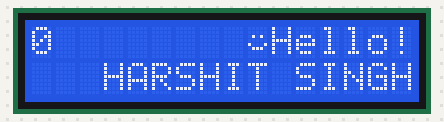
The sketch below on a simulated Arduino Uno, built with avr-gcc and run on an emulated ATmega328P. Shown: 16×2 character LCD.

Above: at 0.6 s.
At 4.6 s:
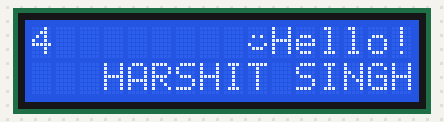
At 9.6 s:
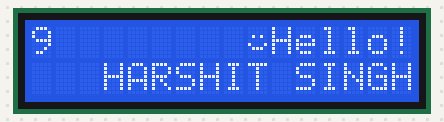
At 19.6 s:
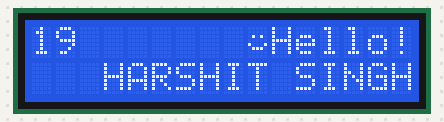
At 28.6 s:
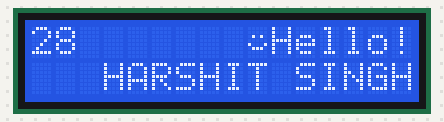
At 38.6 s:
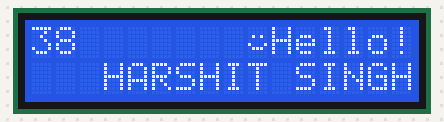

Measured:
- what the display in image 0 shows lasts 0.5 s, from 0.6 s to 1.1 s

The sketch:

3.Display_message.ino
```cpp
/*

  The circuit:
 * LCD RS pin to digital pin 12
 * LCD Enable pin to digital pin 11
 * LCD D4 pin to digital pin 5
 * LCD D5 pin to digital pin 4
 * LCD D6 pin to digital pin 3
 * LCD D7 pin to digital pin 2
 * LCD R/W pin to ground
 * LCD VSS pin to ground
 * LCD VCC pin to 5V
 * 10K resistor:
 * ends to +5V and ground
 * wiper to LCD VO pin (pin 3)

*/
#include<LiquidCrystal.h>
const int rs = 12, en = 11, d4 = 5, d5 = 4, d6 = 3, d7 = 2;
LiquidCrystal lcd(rs, en, d4, d5, d6, d7);
byte smile[8] =
{
        0b00000,
        0b00000,
        0b01010,
        0b00000,
        0b10001,
        0b01110,
        0b00000,
        0b00000
};
void setup()
{
    lcd.createChar(2, smile);
    lcd.begin(16,2);
    lcd.setCursor(9, 0);
    lcd.write(2);
    lcd.print("Hello!");
    lcd.setCursor(3, 1);
    lcd.print("HARSHIT SINGH");

}
void loop()
{
    lcd.setCursor(0, 0);
    // print the number of seconds since reset:
    lcd.print(millis() / 1000);
    lcd.noDisplay();
    delay(500);
    lcd.display();
    delay(500);
}
```
